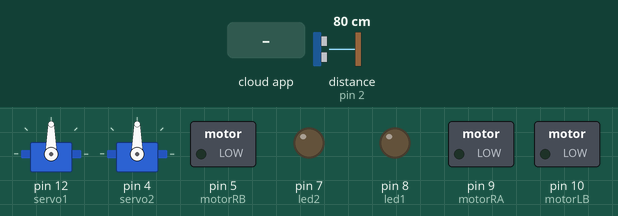
This sketch was run on a simulated Arduino Uno, built with avr-gcc and run on an emulated ATmega328P. On the bench: 2 × servo, switched loads named in the sketch (green lamp = pin HIGH), output pins drawn as LEDs (lit = HIGH). Wiring (inferred from the names in the program): ultrasonic range finder: trigger pin 3; echo pin 2. Inputs (shaded band) come from the test bench; at power-on: distance to the obstacle (sensor on pin 2) 80 cm. The echo pulse lasts 58.3 µs per cm; the ROS host is connected and sends only what is stated; pins used as bus, display or sensor lines are not drawn.

Above: at 2.3 s.
2.4 s: the phone or cloud app sets servoLR_chat to -100
At 3.9 s:
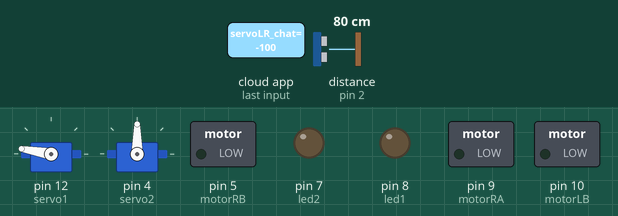
5.0 s: the phone or cloud app sets servoUD_chat to -100
At 5.4 s:
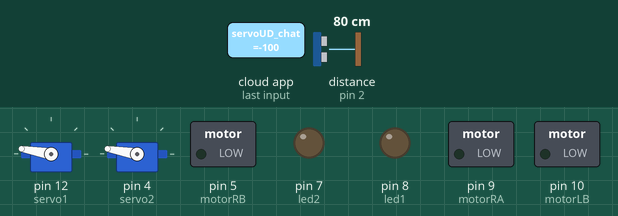
7.0 s: the phone or cloud app sets move_chat to -100
At 8.4 s:
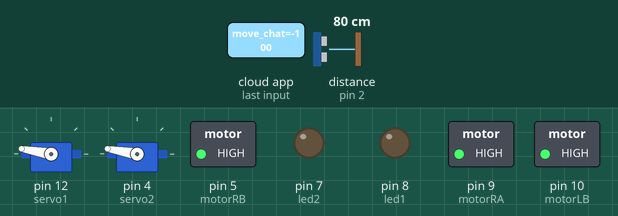
10.0 s: the phone or cloud app sets servoUD_chat to 0
At 11.2 s:
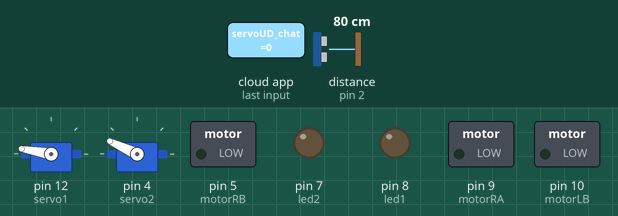
12.0 s: the phone or cloud app sets move_chat to 0
At 13.4 s:
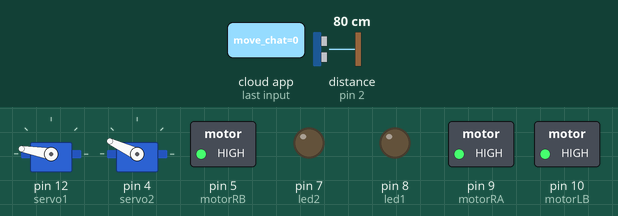
15.0 s: the phone or cloud app sets servoUD_chat to 100
At 15.8 s:
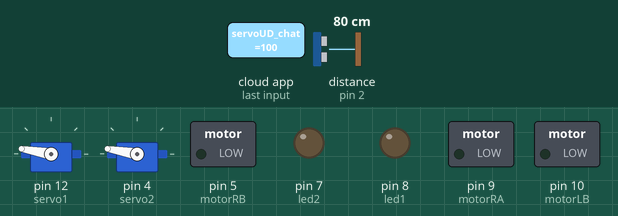
Timing chart, 0 to 18.0 s (numbered marks = the images above; inputs shaded):
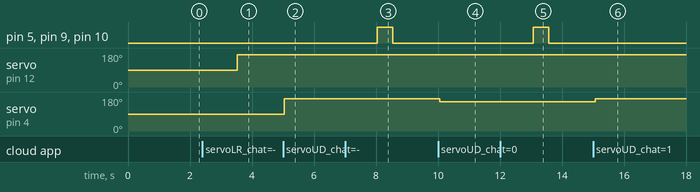

The sketch:

rover_control_with_US.ino
```cpp
#include <ros.h>
#include <std_msgs/String.h>
#include <std_msgs/Float64.h>
//#include <std_msgs/Float64.h>
#include <Servo.h>

int trig_pin = 3;
int echo_pin = 2;

Servo servo1;
Servo servo2;

int servo1_pin = 12;
int servo2_pin = 4;

int motorLA = 11;
int motorLB = 10;
int motorRA = 9;
//int motorRB = 8;
int motorRB = 5;

ros::NodeHandle  nh;

std_msgs::String chat_msg;
std_msgs::Float64 dist_msg;

ros::Publisher chatter("chatter", &chat_msg);
ros::Publisher pubUS("ultrasound", &dist_msg);

char hello[13] = "hello world!";
int distance = 53.0;


//const int adc_pin = 0;

//char frameid[] = "/ultrasound";

int led_dig;
int move_LR;
int move_UD;
int move_msg;
//char move_LR

int led_control = 0;
int value1 = 0;
int value2 = 0;
int value3 = 0;

//int led1 = 5;
int led1 = 8;
int led2 = 7;
int pos = 0;


//ros::Publisher chatter("servo_state", &str_msg);


void headlightsCb( const std_msgs::Float64&msg){
  led_dig = msg.data;
  led_control = led_dig;
  if(led_control == 7.0){
    digitalWrite(led1, HIGH);
    digitalWrite(led2, HIGH);
  }
  else{
    digitalWrite(led1, LOW);
    digitalWrite(led2, LOW);
  }
}

void servoLR( const std_msgs::Float64&msg){
  int val = servo1.read();
  Serial.print(val);
  move_LR = msg.data;
  value1 = move_LR;
//  servo1.write(180);
  if (value1 == 1.0){
    val = val + 15;
    servo1.write(val);
  }
  else if(value1 == 3.0){
    val = val - 15;
    servo1.write(val);
  }
  else{
    servo1.write(170);
  }
}

void servoUD( const std_msgs::Float64&msg){
  int val = servo2.read();
  Serial.print(val);
  move_UD = msg.data;
  value2 = move_UD;
  if (value2 == 2.0){
    val = val + 15;
    servo2.write(val);
  }
  else if(value2 == 0.0){
    val = val - 15;
    servo2.write(val);
  }
  else{
    servo2.write(170);
  }
}

void moveWheels( const std_msgs::Float64&msg){
  move_msg = msg.data;
  value3 = move_msg;
  digitalWrite(motorRA, HIGH);
  digitalWrite(motorRB, HIGH);
  digitalWrite(motorLA, HIGH);
  digitalWrite(motorLB, HIGH);
  delay(500);

  if (value3 == 4.0){
    digitalWrite(motorRA, HIGH);
    digitalWrite(motorRB, LOW);
    digitalWrite(motorLA, LOW);
    digitalWrite(motorLB, LOW);
    delay(500);
    digitalWrite(motorRA, HIGH);
    digitalWrite(motorRB, HIGH);
    digitalWrite(motorLA, HIGH);
    digitalWrite(motorLB, HIGH);
  }
  else if(value3 == 6.0){
    digitalWrite(motorRA, LOW);
    digitalWrite(motorRB, LOW);
    digitalWrite(motorLA, HIGH);
    digitalWrite(motorLB, LOW);
    delay(500);
    digitalWrite(motorRA, HIGH);
    digitalWrite(motorRB, HIGH);
    digitalWrite(motorLA, HIGH);
    digitalWrite(motorLB, HIGH);
  }
  else if(value3 == 8.0){
    digitalWrite(motorRA, HIGH);
    digitalWrite(motorRB, LOW);
    digitalWrite(motorLA, HIGH);
    digitalWrite(motorLB, LOW);
    delay(500);
    digitalWrite(motorRA, HIGH);
    digitalWrite(motorRB, HIGH);
    digitalWrite(motorLA, HIGH);
    digitalWrite(motorLB, HIGH);
  }
  else if(value3 == 5.0){
    digitalWrite(motorRA, LOW);
    digitalWrite(motorRB, HIGH);
    digitalWrite(motorLA, LOW);
    digitalWrite(motorLB, HIGH);
    delay(500);
    digitalWrite(motorRA, HIGH);
    digitalWrite(motorRB, HIGH);
    digitalWrite(motorLA, HIGH);
    digitalWrite(motorLB, HIGH);
  }
  else{
    digitalWrite(motorRA, LOW);
    digitalWrite(motorRB, LOW);
    digitalWrite(motorLA, LOW);
    digitalWrite(motorLB, LOW);
  }
}


ros::Subscriber<std_msgs::Float64>sub("led_chat",&headlightsCb);
ros::Subscriber<std_msgs::Float64>sub2("servoLR_chat",&servoLR);
ros::Subscriber<std_msgs::Float64>sub3("servoUD_chat",&servoUD);
ros::Subscriber<std_msgs::Float64>sub4("move_chat",&moveWheels);


void setup(){
  //Serial.begin(9600);
  pinMode(led1, OUTPUT);
  pinMode(led2, OUTPUT);
  pinMode(motorLB, OUTPUT);
  pinMode(motorRB, OUTPUT);
  pinMode(motorRA, OUTPUT);
  pinMode(motorRA, OUTPUT);
  pinMode(trig_pin, OUTPUT);
  pinMode(echo_pin, INPUT);

  servo1.attach(12);
  servo2.attach(4);
  servo1.write(90);
  servo2.write(90);
  nh.getHardware()->setBaud(9600);
  nh.initNode();
  nh.advertise(pubUS);
  nh.advertise(chatter);
  nh.subscribe(sub);
  nh.subscribe(sub2);
  nh.subscribe(sub3);
  nh.subscribe(sub4);
}

void loop(){
  long duration, distance;
  digitalWrite(trig_pin, LOW);  // Added this line
  delayMicroseconds(2); // Added this line

  digitalWrite(trig_pin, HIGH);
//  delayMicroseconds(1000); - Removed this line
  delayMicroseconds(10); // Added this line
  digitalWrite(trig_pin, LOW);
  duration = pulseIn(echo_pin, HIGH);
  distance = (duration/2) / 29.1;
  dist_msg.data = distance;
  if (distance >= 200 || distance <= 0){
    pubUS.publish(&dist_msg);
  }
  else {
    pubUS.publish(&dist_msg);
  }
  delay(500);
  dist_msg.data = distance;
  chat_msg.data = hello;
  chatter.publish(&chat_msg);
  pubUS.publish(&dist_msg);
  nh.spinOnce();
  delay(1000);
}
```

Measured:
- after the input at 2.4 s, servo on pin 12 (servo1): 90° → 170° after 1.1 s
- after the input at 5.0 s, servo on pin 4 (servo2): 90° → 170° at once
- after the input at 7.0 s, pin 5 (motorRB), pin 9 (motorRA), pin 10 (motorLB): LOW → HIGH after 1.0 s, → LOW 0.50 s later
- after the input at 10.0 s, servo on pin 4 (servo2): 170° → 155° after 0.06 s
- after the input at 12.0 s, pin 5 (motorRB), pin 9 (motorRA), pin 10 (motorLB): LOW → HIGH after 1.1 s, → LOW 0.50 s later
- after the input at 15.0 s, servo on pin 4 (servo2): 155° → 170° after 0.08 s
